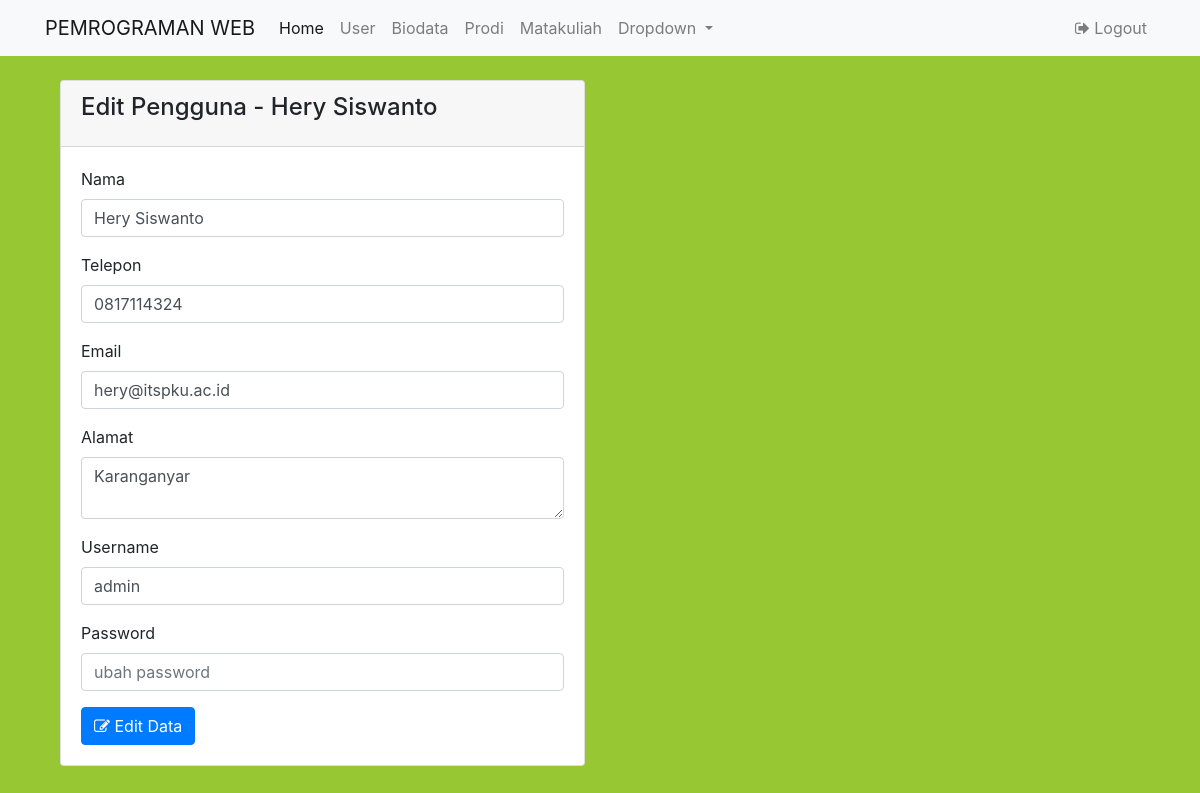
The page /index.php?page=ubah_user&id=2 (signed in) on the database its author committed.
### tables this page shows
CREATE TABLE `tbl_user` (
  `id_login` int(11) NOT NULL,
  `username` varchar(255) NOT NULL,
  `password` varchar(255) NOT NULL,
  `nama_pengguna` varchar(255) NOT NULL,
  `telepon` varchar(15) NOT NULL,
  `email` varchar(255) NOT NULL,
  `alamat` text NOT NULL
);

### proses/panggil.php (called while the page is built, shortened)
<?php
    include 'prosescrud.php';
    $db = new Koneksi();
    $koneksi =  $db->DBConnect();
    $proses = new prosesCrud($koneksi);
?>

### proses/prosescrud.php (called while the page is built, shortened)
<?php
class prosesCrud {
    protected $db;
    function __construct($db){
        $this->db = $db;
    }
    function tampil_data_id($tabel,$where,$id)
    {
        $row = $this->db->prepare("SELECT * FROM $tabel WHERE $where = ?");
        $row->execute(array($id));
        return $hasil = $row->fetch();
    }
}

### pages/user/ubah_user.php (the view, shortened to what this page needs)
<?php
$idGet = $_GET['id'];
$hasil = $proses->tampil_data_id('tbl_user','id_login',$idGet);
?>
        <div class="col-lg-6">
            <br/>
            <div class="card">
                <div class="card-header">
                    <h4 class="card-title">Edit Pengguna - <?php echo $hasil['nama_pengguna'];?></h4>
                </div>
                <div class="card-body">
                    <form action="proses/crud.php?aksi=edit" method="POST">
                        <div class="form-group">
                            <label>Nama </label>
                            <input type="text" value="<?php echo $hasil['nama_pengguna'];?>" class="form-control" name="nama">
                        </div>
                        <div class="form-group">
                            <label>Telepon</label>
                            <input type="number" value="<?php echo $hasil['telepon'];?>" class="form-control" name="telepon">
                        </div>
                        <div class="form-group">
                            <label>Email</label>
                            <input type="harga" value="<?php echo $hasil['email'];?>" class="form-control" name="email">
                        </div>
                        <div class="form-group">
                            <label>Alamat</label>
                            <textarea name="alamat" class="form-control"><?php echo $hasil['alamat'];?></textarea>
                        </div>
                        <div class="form-group">
                            <label>Username</label>
                            <input type="text" value="<?php echo $hasil['username'];?>" class="form-control" name="user">
                        </div>
                        <div class="form-group">
                            <label>Password</label>
                            <input type="password" value="" placeholder="ubah password" class="form-control" name="pass">
                        </div>
                        <button class="btn btn-primary btn-md" name="create"><i class="fa fa-edit"> </i> Edit Data</button>
                    </form>
                </div>
            </div>
        </div>
        <div class="col-sm-3"></div>

### themes/style.css (style rules this page uses)
body { background-color: #97c733; }

### rows shown on the page
tbl_user: nama_pengguna "Hery Siswanto", nama "Hery Siswanto", telepon "0817114324", email "hery@itspku.ac.id", alamat "Karanganyar", user "admin"
